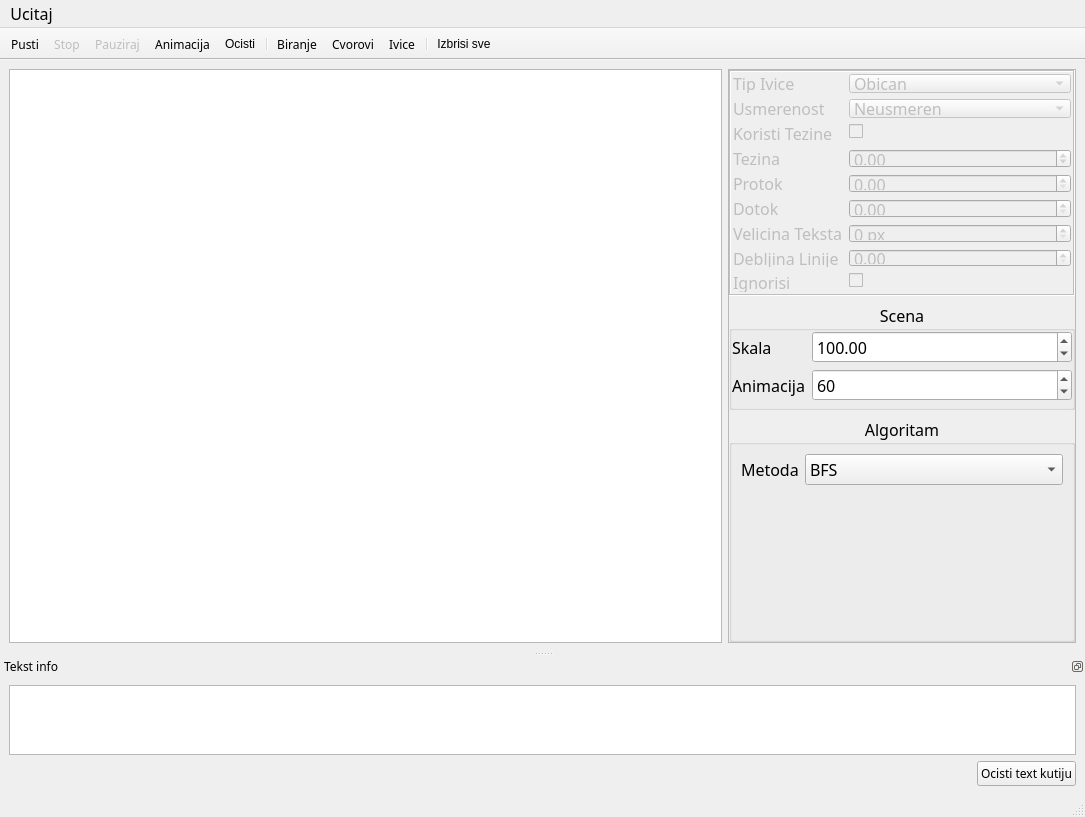
<?xml version="1.0" encoding="UTF-8"?>
<ui version="4.0">
 <class>MainWindow</class>
 <widget class="QMainWindow" name="MainWindow">
  <property name="geometry">
   <rect>
    <x>0</x>
    <y>0</y>
    <width>1085</width>
    <height>817</height>
   </rect>
  </property>
  <property name="minimumSize">
   <size>
    <width>0</width>
    <height>60</height>
   </size>
  </property>
  <property name="windowTitle">
   <string>Graphicar</string>
  </property>
  <property name="windowIcon">
   <iconset resource="Resorsi.qrc">
    <normaloff>:/res/bitmap.png</normaloff>:/res/bitmap.png</iconset>
  </property>
  <property name="iconSize">
   <size>
    <width>256</width>
    <height>256</height>
   </size>
  </property>
  <property name="tabShape">
   <enum>QTabWidget::Rounded</enum>
  </property>
  <widget class="QWidget" name="centralwidget">
   <layout class="QHBoxLayout" name="horizontalLayout_2">
    <item>
     <layout class="QHBoxLayout" name="horizontalLayout">
      <item>
       <layout class="QGridLayout" name="gridLayout"/>
      </item>
      <item>
       <widget class="QGraphicsView" name="graphicsView">
        <property name="font">
         <font>
          <family>Bahnschrift</family>
          <pointsize>12</pointsize>
         </font>
        </property>
        <property name="mouseTracking">
         <bool>true</bool>
        </property>
        <property name="backgroundBrush">
         <brush brushstyle="VerPattern">
          <color alpha="30">
           <red>125</red>
           <green>171</green>
           <blue>200</blue>
          </color>
         </brush>
        </property>
        <property name="foregroundBrush">
         <brush brushstyle="HorPattern">
          <color alpha="30">
           <red>125</red>
           <green>171</green>
           <blue>200</blue>
          </color>
         </brush>
        </property>
        <property name="renderHints">
         <set>QPainter::Antialiasing|QPainter::LosslessImageRendering|QPainter::SmoothPixmapTransform|QPainter::TextAntialiasing</set>
        </property>
        <property name="dragMode">
         <enum>QGraphicsView::NoDrag</enum>
        </property>
       </widget>
      </item>
      <item>
       <widget class="QFrame" name="frame">
        <property name="sizePolicy">
         <sizepolicy hsizetype="Fixed" vsizetype="Expanding">
          <horstretch>0</horstretch>
          <verstretch>0</verstretch>
         </sizepolicy>
        </property>
        <property name="minimumSize">
         <size>
          <width>150</width>
          <height>0</height>
         </size>
        </property>
        <property name="font">
         <font>
          <family>Bahnschrift</family>
          <pointsize>12</pointsize>
         </font>
        </property>
        <property name="frameShape">
         <enum>QFrame::StyledPanel</enum>
        </property>
        <property name="frameShadow">
         <enum>QFrame::Raised</enum>
        </property>
        <layout class="QVBoxLayout" name="verticalLayout_2">
         <property name="leftMargin">
          <number>0</number>
         </property>
         <property name="topMargin">
          <number>0</number>
         </property>
         <property name="rightMargin">
          <number>0</number>
         </property>
         <property name="bottomMargin">
          <number>0</number>
         </property>
         <item>
          <widget class="QStackedWidget" name="stackedWidget_2">
           <property name="enabled">
            <bool>false</bool>
           </property>
           <property name="frameShape">
            <enum>QFrame::Box</enum>
           </property>
           <property name="frameShadow">
            <enum>QFrame::Sunken</enum>
           </property>
           <property name="midLineWidth">
            <number>0</number>
           </property>
           <property name="currentIndex">
            <number>1</number>
           </property>
           <widget class="QWidget" name="page">
            <layout class="QFormLayout" name="formLayout_2">
             <property name="leftMargin">
              <number>2</number>
             </property>
             <property name="topMargin">
              <number>2</number>
             </property>
             <property name="rightMargin">
              <number>2</number>
             </property>
             <property name="bottomMargin">
              <number>0</number>
             </property>
             <item row="0" column="0" colspan="2">
              <layout class="QFormLayout" name="formLayout">
               <property name="verticalSpacing">
                <number>10</number>
               </property>
               <item row="0" column="0">
                <widget class="QLabel" name="nazivCvoraLabel">
                 <property name="text">
                  <string>Naziv Cvora</string>
                 </property>
                </widget>
               </item>
               <item row="0" column="1">
                <widget class="QLineEdit" name="nazivCvoraLineEdit"/>
               </item>
               <item row="1" column="0">
                <widget class="QLabel" name="indeksCvoraLabel">
                 <property name="text">
                  <string>Indeks Cvora</string>
                 </property>
                </widget>
               </item>
               <item row="1" column="1">
                <widget class="QLineEdit" name="indeksCvoraLineEdit">
                 <property name="readOnly">
                  <bool>true</bool>
                 </property>
                </widget>
               </item>
               <item row="2" column="0">
                <widget class="QLabel" name="velicinaTekstaLabel">
                 <property name="text">
                  <string>Velicina teksta</string>
                 </property>
                </widget>
               </item>
               <item row="2" column="1">
                <widget class="QSpinBox" name="velicinaTekstaSpinBox">
                 <property name="suffix">
                  <string> ms</string>
                 </property>
                </widget>
               </item>
               <item row="3" column="0">
                <widget class="QLabel" name="debljinaPrstenaLabel">
                 <property name="text">
                  <string>Debljina Prstena</string>
                 </property>
                </widget>
               </item>
               <item row="3" column="1">
                <widget class="QDoubleSpinBox" name="debljinaPrstenaDoubleSpinBox"/>
               </item>
               <item row="4" column="0">
                <widget class="QLabel" name="velicinaCvoraLabel">
                 <property name="text">
                  <string>Velicina Cvora</string>
                 </property>
                </widget>
               </item>
               <item row="4" column="1">
                <widget class="QDoubleSpinBox" name="velicinaCvoraDoubleSpinBox"/>
               </item>
               <item row="5" column="0">
                <widget class="QLabel" name="ignorisiLabel">
                 <property name="text">
                  <string>Ignorisi</string>
                 </property>
                </widget>
               </item>
               <item row="5" column="1">
                <widget class="QCheckBox" name="ignorisiCheckBox"/>
               </item>
              </layout>
             </item>
            </layout>
           </widget>
           <widget class="QWidget" name="page_2">
            <layout class="QFormLayout" name="formLayout_10">
             <property name="leftMargin">
              <number>2</number>
             </property>
             <property name="topMargin">
              <number>2</number>
             </property>
             <property name="rightMargin">
              <number>2</number>
             </property>
             <property name="bottomMargin">
              <number>2</number>
             </property>
             <item row="0" column="0" colspan="2">
              <layout class="QFormLayout" name="formLayout_9">
               <item row="0" column="0">
                <widget class="QLabel" name="tipIviceLabel">
                 <property name="text">
                  <string>Tip Ivice</string>
                 </property>
                </widget>
               </item>
               <item row="0" column="1">
                <widget class="QComboBox" name="tipIviceComboBox">
                 <item>
                  <property name="text">
                   <string>Obican</string>
                  </property>
                 </item>
                 <item>
                  <property name="text">
                   <string>Protocni</string>
                  </property>
                 </item>
                </widget>
               </item>
               <item row="1" column="0">
                <widget class="QLabel" name="usmerenostLabel">
                 <property name="text">
                  <string>Usmerenost</string>
                 </property>
                </widget>
               </item>
               <item row="1" column="1">
                <widget class="QComboBox" name="usmerenostComboBox">
                 <property name="iconSize">
                  <size>
                   <width>32</width>
                   <height>32</height>
                  </size>
                 </property>
                 <item>
                  <property name="text">
                   <string>Neusmeren</string>
                  </property>
                  <property name="icon">
                   <iconset resource="Resorsi.qrc">
                    <normaloff>:/res/neusmeren.png</normaloff>:/res/neusmeren.png</iconset>
                  </property>
                 </item>
                 <item>
                  <property name="text">
                   <string>prvi</string>
                  </property>
                  <property name="icon">
                   <iconset resource="Resorsi.qrc">
                    <normaloff>:/res/levo.png</normaloff>:/res/levo.png</iconset>
                  </property>
                 </item>
                 <item>
                  <property name="text">
                   <string>drugi</string>
                  </property>
                  <property name="icon">
                   <iconset resource="Resorsi.qrc">
                    <normaloff>:/res/desno.png</normaloff>:/res/desno.png</iconset>
                  </property>
                 </item>
                </widget>
               </item>
               <item row="2" column="0">
                <widget class="QLabel" name="koristiTezineLabel">
                 <property name="text">
                  <string>Koristi Tezine</string>
                 </property>
                </widget>
               </item>
               <item row="2" column="1">
                <widget class="QCheckBox" name="koristiTezineCheckBox"/>
               </item>
               <item row="3" column="0">
                <widget class="QLabel" name="tezinaLabel">
                 <property name="text">
                  <string>Tezina</string>
                 </property>
                </widget>
               </item>
               <item row="3" column="1">
                <widget class="QDoubleSpinBox" name="tezinaDoubleSpinBox">
                 <property name="minimum">
                  <double>-10000.000000000000000</double>
                 </property>
                 <property name="maximum">
                  <double>100000.000000000000000</double>
                 </property>
                </widget>
               </item>
               <item row="4" column="0">
                <widget class="QLabel" name="protokLabel">
                 <property name="text">
                  <string>Protok</string>
                 </property>
                </widget>
               </item>
               <item row="4" column="1">
                <widget class="QDoubleSpinBox" name="protokDoubleSpinBox"/>
               </item>
               <item row="5" column="0">
                <widget class="QLabel" name="dotokLabel">
                 <property name="text">
                  <string>Dotok</string>
                 </property>
                </widget>
               </item>
               <item row="5" column="1">
                <widget class="QDoubleSpinBox" name="dotokDoubleSpinBox"/>
               </item>
               <item row="6" column="0">
                <widget class="QLabel" name="velicinaTekstaLabel_2">
                 <property name="text">
                  <string>Velicina Teksta</string>
                 </property>
                </widget>
               </item>
               <item row="6" column="1">
                <widget class="QSpinBox" name="velicinaTekstaSpinBox_2">
                 <property name="suffix">
                  <string> px</string>
                 </property>
                </widget>
               </item>
               <item row="8" column="0">
                <widget class="QLabel" name="ignorisiLabel_2">
                 <property name="text">
                  <string>Ignorisi</string>
                 </property>
                </widget>
               </item>
               <item row="8" column="1">
                <widget class="QCheckBox" name="ignorisiCheckBox_2"/>
               </item>
               <item row="7" column="0">
                <widget class="QLabel" name="debljinaLinijeLabel">
                 <property name="text">
                  <string>Debljina Linije</string>
                 </property>
                </widget>
               </item>
               <item row="7" column="1">
                <widget class="QDoubleSpinBox" name="debljinaLinijeDoubleSpinBox"/>
               </item>
              </layout>
             </item>
            </layout>
           </widget>
          </widget>
         </item>
         <item>
          <widget class="QGroupBox" name="groupBox_3">
           <property name="sizePolicy">
            <sizepolicy hsizetype="Preferred" vsizetype="Fixed">
             <horstretch>0</horstretch>
             <verstretch>0</verstretch>
            </sizepolicy>
           </property>
           <property name="font">
            <font>
             <family>Bahnschrift</family>
             <pointsize>12</pointsize>
            </font>
           </property>
           <property name="title">
            <string>Scena</string>
           </property>
           <property name="alignment">
            <set>Qt::AlignCenter</set>
           </property>
           <layout class="QFormLayout" name="formLayout_5">
            <property name="leftMargin">
             <number>0</number>
            </property>
            <property name="topMargin">
             <number>0</number>
            </property>
            <property name="rightMargin">
             <number>0</number>
            </property>
            <property name="bottomMargin">
             <number>0</number>
            </property>
            <item row="0" column="0">
             <widget class="QLabel" name="skalaLabel">
              <property name="font">
               <font>
                <family>Bahnschrift</family>
                <pointsize>12</pointsize>
               </font>
              </property>
              <property name="text">
               <string>Skala</string>
              </property>
             </widget>
            </item>
            <item row="0" column="1">
             <widget class="QDoubleSpinBox" name="skalaDoubleSpinBox">
              <property name="font">
               <font>
                <family>Bahnschrift</family>
                <pointsize>12</pointsize>
               </font>
              </property>
              <property name="minimum">
               <double>1.000000000000000</double>
              </property>
              <property name="maximum">
               <double>200.000000000000000</double>
              </property>
              <property name="value">
               <double>100.000000000000000</double>
              </property>
             </widget>
            </item>
            <item row="2" column="0">
             <layout class="QFormLayout" name="formLayout_4"/>
            </item>
            <item row="1" column="0">
             <widget class="QLabel" name="animacijaLabel">
              <property name="text">
               <string>Animacija</string>
              </property>
             </widget>
            </item>
            <item row="1" column="1">
             <widget class="QSpinBox" name="animacijaSpinBox">
              <property name="minimum">
               <number>1</number>
              </property>
              <property name="maximum">
               <number>10000</number>
              </property>
              <property name="value">
               <number>60</number>
              </property>
             </widget>
            </item>
           </layout>
          </widget>
         </item>
         <item>
          <widget class="QGroupBox" name="groupBox_2">
           <property name="font">
            <font>
             <family>Bahnschrift</family>
             <pointsize>12</pointsize>
            </font>
           </property>
           <property name="title">
            <string>Algoritam</string>
           </property>
           <property name="alignment">
            <set>Qt::AlignCenter</set>
           </property>
           <layout class="QFormLayout" name="formLayout_6">
            <item row="2" column="0">
             <layout class="QFormLayout" name="formLayout_3"/>
            </item>
            <item row="0" column="0">
             <widget class="QLabel" name="metodaLabel">
              <property name="text">
               <string>Metoda</string>
              </property>
             </widget>
            </item>
            <item row="0" column="1">
             <widget class="QComboBox" name="metodaComboBox">
              <item>
               <property name="text">
                <string>BFS</string>
               </property>
              </item>
              <item>
               <property name="text">
                <string>DFS</string>
               </property>
              </item>
              <item>
               <property name="text">
                <string>Flery</string>
               </property>
              </item>
              <item>
               <property name="text">
                <string>Kruskal</string>
               </property>
              </item>
              <item>
               <property name="text">
                <string>Dijsktra</string>
               </property>
              </item>
              <item>
               <property name="text">
                <string>Primov</string>
               </property>
              </item>
              <item>
               <property name="text">
                <string>Edmonds</string>
               </property>
              </item>
              <item>
               <property name="text">
                <string>Ford Fulkerson</string>
               </property>
              </item>
              <item>
               <property name="text">
                <string>Edmonds Carp</string>
               </property>
              </item>
             </widget>
            </item>
            <item row="1" column="0" colspan="2">
             <widget class="QStackedWidget" name="stackedWidget">
              <property name="currentIndex">
               <number>6</number>
              </property>
              <widget class="QWidget" name="bfs_stranica">
               <layout class="QFormLayout" name="formLayout_8">
                <property name="leftMargin">
                 <number>0</number>
                </property>
                <property name="rightMargin">
                 <number>0</number>
                </property>
                <item row="0" column="0">
                 <layout class="QFormLayout" name="formLayout_7">
                  <property name="horizontalSpacing">
                   <number>30</number>
                  </property>
                  <item row="0" column="0">
                   <widget class="QLabel" name="pocetniCvorLabel">
                    <property name="text">
                     <string>Pocetni Cvor</string>
                    </property>
                   </widget>
                  </item>
                  <item row="0" column="1">
                   <widget class="QLineEdit" name="pocetniCvorLineEdit">
                    <property name="readOnly">
                     <bool>true</bool>
                    </property>
                   </widget>
                  </item>
                  <item row="1" column="0">
                   <widget class="QLabel" name="pisiNivoeLabel">
                    <property name="text">
                     <string>pisi nivoe</string>
                    </property>
                   </widget>
                  </item>
                  <item row="1" column="1">
                   <widget class="QCheckBox" name="pisiNivoeCheckBox"/>
                  </item>
                 </layout>
                </item>
               </layout>
              </widget>
              <widget class="QWidget" name="dfs_stranica">
               <layout class="QFormLayout" name="formLayout_12">
                <property name="leftMargin">
                 <number>0</number>
                </property>
                <property name="rightMargin">
                 <number>0</number>
                </property>
                <item row="0" column="0" colspan="2">
                 <layout class="QFormLayout" name="formLayout_11">
                  <item row="0" column="0">
                   <widget class="QLabel" name="pocetniCvorLabel_2">
                    <property name="text">
                     <string>Pocetni Cvor</string>
                    </property>
                   </widget>
                  </item>
                  <item row="0" column="1">
                   <widget class="QLineEdit" name="pocetniCvorLineEdit_2">
                    <property name="readOnly">
                     <bool>true</bool>
                    </property>
                   </widget>
                  </item>
                 </layout>
                </item>
               </layout>
              </widget>
              <widget class="QWidget" name="page_3">
               <layout class="QFormLayout" name="formLayout_14">
                <property name="leftMargin">
                 <number>0</number>
                </property>
                <property name="rightMargin">
                 <number>0</number>
                </property>
                <item row="0" column="0" colspan="2">
                 <layout class="QFormLayout" name="formLayout_13">
                  <property name="verticalSpacing">
                   <number>10</number>
                  </property>
                  <item row="0" column="0">
                   <widget class="QLabel" name="pocetniCvorLabel_3">
                    <property name="text">
                     <string>Pocetni Cvor</string>
                    </property>
                   </widget>
                  </item>
                  <item row="0" column="1">
                   <widget class="QLineEdit" name="pocetniCvorLineEdit_3">
                    <property name="readOnly">
                     <bool>true</bool>
                    </property>
                   </widget>
                  </item>
                  <item row="1" column="0">
                   <widget class="QLabel" name="obeleziMostoveLabel">
                    <property name="text">
                     <string>Obelezi mostove</string>
                    </property>
                   </widget>
                  </item>
                  <item row="1" column="1">
                   <widget class="QCheckBox" name="obeleziMostoveCheckBox"/>
                  </item>
                  <item row="2" column="0">
                   <widget class="QLabel" name="obeleziStepeneLabel">
                    <property name="text">
                     <string>Obelezi stepene</string>
                    </property>
                   </widget>
                  </item>
                  <item row="2" column="1">
                   <widget class="QCheckBox" name="obeleziStepeneCheckBox"/>
                  </item>
                  <item row="3" column="0">
                   <widget class="QLabel" name="labelirajIviceLabel">
                    <property name="text">
                     <string>labeliraj ivice</string>
                    </property>
                   </widget>
                  </item>
                  <item row="3" column="1">
                   <widget class="QCheckBox" name="labelirajIviceCheckBox"/>
                  </item>
                 </layout>
                </item>
               </layout>
              </widget>
              <widget class="QWidget" name="page_4">
               <layout class="QFormLayout" name="formLayout_16">
                <item row="0" column="0" colspan="2">
                 <layout class="QFormLayout" name="formLayout_15">
                  <item row="0" column="0">
                   <widget class="QLabel" name="labelirajCvoroveLabel">
                    <property name="text">
                     <string>Labeliraj Cvorove</string>
                    </property>
                   </widget>
                  </item>
                  <item row="0" column="1">
                   <widget class="QCheckBox" name="labelirajCvoroveCheckBox"/>
                  </item>
                  <item row="1" column="0">
                   <widget class="QLabel" name="labelirajIviceLabel_2">
                    <property name="text">
                     <string>Labeliraj ivice</string>
                    </property>
                   </widget>
                  </item>
                  <item row="1" column="1">
                   <widget class="QCheckBox" name="labelirajIviceCheckBox_2"/>
                  </item>
                 </layout>
                </item>
               </layout>
              </widget>
              <widget class="QWidget" name="page_5">
               <layout class="QFormLayout" name="formLayout_18">
                <item row="0" column="0" colspan="2">
                 <layout class="QFormLayout" name="formLayout_17">
                  <item row="0" column="0">
                   <widget class="QLabel" name="pocetniCvorLabel_4">
                    <property name="text">
                     <string>Pocetni Cvor</string>
                    </property>
                   </widget>
                  </item>
                  <item row="0" column="1">
                   <widget class="QComboBox" name="pocetniCvorComboBox"/>
                  </item>
                  <item row="1" column="0">
                   <widget class="QLabel" name="ciljniCvorLabel">
                    <property name="text">
                     <string>Ciljni Cvor</string>
                    </property>
                   </widget>
                  </item>
                  <item row="1" column="1">
                   <widget class="QComboBox" name="ciljniCvorComboBox"/>
                  </item>
                  <item row="2" column="0">
                   <widget class="QLabel" name="obidjiCeoGrafLabel">
                    <property name="text">
                     <string>Obidji ceo graf</string>
                    </property>
                   </widget>
                  </item>
                  <item row="2" column="1">
                   <widget class="QCheckBox" name="obidjiCeoGrafCheckBox"/>
                  </item>
                  <item row="3" column="0">
                   <widget class="QLabel" name="labelirajCvoroveDistancomLabel">
                    <property name="text">
                     <string>Labeliraj Cvorove distancom</string>
                    </property>
                   </widget>
                  </item>
                  <item row="3" column="1">
                   <widget class="QCheckBox" name="labelirajCvoroveDistancomCheckBox"/>
                  </item>
                 </layout>
                </item>
               </layout>
              </widget>
              <widget class="QWidget" name="page_6">
               <layout class="QFormLayout" name="formLayout_20">
                <item row="0" column="0" colspan="2">
                 <layout class="QFormLayout" name="formLayout_19">
                  <item row="0" column="0">
                   <widget class="QLabel" name="pocetniCvorLabel_5">
                    <property name="text">
                     <string>Pocetni Cvor</string>
                    </property>
                   </widget>
                  </item>
                  <item row="0" column="1">
                   <widget class="QComboBox" name="pocetniCvorComboBox_2"/>
                  </item>
                  <item row="1" column="0">
                   <widget class="QLabel" name="labelirajDistanceLabel">
                    <property name="text">
                     <string>Labeliraj Distance</string>
                    </property>
                   </widget>
                  </item>
                  <item row="1" column="1">
                   <widget class="QCheckBox" name="labelirajDistanceCheckBox"/>
                  </item>
                 </layout>
                </item>
               </layout>
              </widget>
              <widget class="QWidget" name="page_9">
               <layout class="QFormLayout" name="formLayout_26">
                <item row="0" column="0">
                 <layout class="QFormLayout" name="formLayout_25"/>
                </item>
               </layout>
              </widget>
              <widget class="QWidget" name="page_7">
               <layout class="QFormLayout" name="formLayout_24">
                <item row="0" column="0">
                 <layout class="QFormLayout" name="formLayout_23">
                  <item row="0" column="0">
                   <widget class="QLabel" name="tekucLabel">
                    <property name="text">
                     <string>Tekuc</string>
                    </property>
                   </widget>
                  </item>
                  <item row="0" column="1">
                   <widget class="QLineEdit" name="tekucLineEdit"/>
                  </item>
                 </layout>
                </item>
               </layout>
              </widget>
              <widget class="QWidget" name="page_8">
               <layout class="QFormLayout" name="formLayout_22">
                <item row="0" column="0" colspan="2">
                 <layout class="QFormLayout" name="formLayout_21">
                  <item row="0" column="0">
                   <widget class="QLabel" name="izvorLabel">
                    <property name="text">
                     <string>Izvor</string>
                    </property>
                   </widget>
                  </item>
                  <item row="0" column="1">
                   <widget class="QComboBox" name="izvorComboBox"/>
                  </item>
                  <item row="1" column="0">
                   <widget class="QLabel" name="ponorLabel">
                    <property name="text">
                     <string>Ponor</string>
                    </property>
                   </widget>
                  </item>
                  <item row="1" column="1">
                   <widget class="QComboBox" name="ponorComboBox"/>
                  </item>
                 </layout>
                </item>
               </layout>
              </widget>
             </widget>
            </item>
           </layout>
          </widget>
         </item>
        </layout>
       </widget>
      </item>
     </layout>
    </item>
   </layout>
  </widget>
  <widget class="QMenuBar" name="menubar">
   <property name="geometry">
    <rect>
     <x>0</x>
     <y>0</y>
     <width>1085</width>
     <height>24</height>
    </rect>
   </property>
   <property name="font">
    <font>
     <family>Bahnschrift</family>
     <pointsize>12</pointsize>
     <italic>false</italic>
    </font>
   </property>
   <property name="defaultUp">
    <bool>false</bool>
   </property>
   <property name="nativeMenuBar">
    <bool>true</bool>
   </property>
   <widget class="QMenu" name="menuUcitaj">
    <property name="sizePolicy">
     <sizepolicy hsizetype="Preferred" vsizetype="Preferred">
      <horstretch>0</horstretch>
      <verstretch>0</verstretch>
     </sizepolicy>
    </property>
    <property name="minimumSize">
     <size>
      <width>156</width>
      <height>0</height>
     </size>
    </property>
    <property name="font">
     <font>
      <family>Bahnschrift</family>
      <pointsize>15</pointsize>
      <italic>false</italic>
     </font>
    </property>
    <property name="layoutDirection">
     <enum>Qt::LeftToRight</enum>
    </property>
    <property name="tearOffEnabled">
     <bool>false</bool>
    </property>
    <property name="title">
     <string>Ucitaj</string>
    </property>
    <property name="separatorsCollapsible">
     <bool>false</bool>
    </property>
    <addaction name="actionMatricu"/>
    <addaction name="actionListu_povezanosti"/>
   </widget>
   <addaction name="menuUcitaj"/>
  </widget>
  <widget class="QStatusBar" name="statusbar"/>
  <widget class="QToolBar" name="toolBar">
   <property name="enabled">
    <bool>true</bool>
   </property>
   <property name="windowTitle">
    <string>toolBar</string>
   </property>
   <property name="movable">
    <bool>false</bool>
   </property>
   <property name="allowedAreas">
    <set>Qt::TopToolBarArea</set>
   </property>
   <property name="iconSize">
    <size>
     <width>50</width>
     <height>50</height>
    </size>
   </property>
   <property name="toolButtonStyle">
    <enum>Qt::ToolButtonTextUnderIcon</enum>
   </property>
   <property name="floatable">
    <bool>false</bool>
   </property>
   <attribute name="toolBarArea">
    <enum>TopToolBarArea</enum>
   </attribute>
   <attribute name="toolBarBreak">
    <bool>false</bool>
   </attribute>
   <addaction name="actionPusti"/>
   <addaction name="actionStop"/>
   <addaction name="actionPauziraj"/>
   <addaction name="actionAnimacija"/>
   <addaction name="actionOcisti"/>
   <addaction name="separator"/>
   <addaction name="actionBiranje"/>
   <addaction name="actionCvorovi"/>
   <addaction name="actionIvice"/>
   <addaction name="separator"/>
   <addaction name="actionIzbrisi"/>
  </widget>
  <widget class="QDockWidget" name="dockWidget">
   <property name="font">
    <font>
     <family>Bahnschrift</family>
    </font>
   </property>
   <property name="features">
    <set>QDockWidget::DockWidgetFloatable|QDockWidget::DockWidgetMovable</set>
   </property>
   <property name="windowTitle">
    <string>Tekst info</string>
   </property>
   <attribute name="dockWidgetArea">
    <number>8</number>
   </attribute>
   <widget class="QWidget" name="dockWidgetContents">
    <layout class="QVBoxLayout" name="verticalLayout_3">
     <item>
      <layout class="QVBoxLayout" name="verticalLayout">
       <item>
        <widget class="QTextBrowser" name="textBrowser">
         <property name="font">
          <font>
           <family>Bahnschrift</family>
           <pointsize>12</pointsize>
          </font>
         </property>
        </widget>
       </item>
       <item>
        <layout class="QHBoxLayout" name="horizontalLayout_3">
         <item>
          <spacer name="horizontalSpacer">
           <property name="orientation">
            <enum>Qt::Horizontal</enum>
           </property>
           <property name="sizeHint" stdset="0">
            <size>
             <width>40</width>
             <height>20</height>
            </size>
           </property>
          </spacer>
         </item>
         <item>
          <widget class="QPushButton" name="pushButton">
           <property name="text">
            <string>Ocisti text kutiju</string>
           </property>
          </widget>
         </item>
        </layout>
       </item>
      </layout>
     </item>
    </layout>
   </widget>
  </widget>
  <action name="actionPusti">
   <property name="icon">
    <iconset resource="Resorsi.qrc">
     <normaloff>:/res/play.jpg</normaloff>:/res/play.jpg</iconset>
   </property>
   <property name="text">
    <string>Pusti</string>
   </property>
   <property name="toolTip">
    <string>Pusti algoritam da radi</string>
   </property>
   <property name="font">
    <font>
     <family>Bahnschrift</family>
    </font>
   </property>
  </action>
  <action name="actionStop">
   <property name="enabled">
    <bool>false</bool>
   </property>
   <property name="icon">
    <iconset resource="Resorsi.qrc">
     <normaloff>:/res/stop.png</normaloff>:/res/stop.png</iconset>
   </property>
   <property name="text">
    <string>Stop</string>
   </property>
   <property name="toolTip">
    <string>Prekini trenutno izvrsavanje algoritma</string>
   </property>
   <property name="font">
    <font>
     <family>Bahnschrift</family>
    </font>
   </property>
  </action>
  <action name="actionPauziraj">
   <property name="enabled">
    <bool>false</bool>
   </property>
   <property name="icon">
    <iconset resource="Resorsi.qrc">
     <normaloff>:/res/pause.png</normaloff>:/res/pause.png</iconset>
   </property>
   <property name="text">
    <string>Pauziraj</string>
   </property>
   <property name="toolTip">
    <string>Pauziraj izvrsavanje trenutnog algoritma</string>
   </property>
   <property name="font">
    <font>
     <family>Bahnschrift</family>
    </font>
   </property>
  </action>
  <action name="actionAnimacija">
   <property name="icon">
    <iconset resource="Resorsi.qrc">
     <normaloff>:/res/animacija.png</normaloff>:/res/animacija.png</iconset>
   </property>
   <property name="text">
    <string>Animacija</string>
   </property>
   <property name="toolTip">
    <string>Pusti Animaciju za algoritam</string>
   </property>
   <property name="font">
    <font>
     <family>Bahnschrift</family>
    </font>
   </property>
  </action>
  <action name="actionBiranje">
   <property name="checkable">
    <bool>true</bool>
   </property>
   <property name="icon">
    <iconset resource="Resorsi.qrc">
     <normaloff>:/res/select.png</normaloff>:/res/select.png</iconset>
   </property>
   <property name="text">
    <string>Biranje</string>
   </property>
   <property name="toolTip">
    <string>Normalan rezim rada misa</string>
   </property>
   <property name="font">
    <font>
     <family>Bahnschrift</family>
    </font>
   </property>
  </action>
  <action name="actionIvice">
   <property name="checkable">
    <bool>true</bool>
   </property>
   <property name="icon">
    <iconset resource="Resorsi.qrc">
     <normaloff>:/res/ivice.png</normaloff>:/res/ivice.png</iconset>
   </property>
   <property name="text">
    <string>Ivice</string>
   </property>
   <property name="toolTip">
    <string>Dodaj ivice u grafu</string>
   </property>
   <property name="font">
    <font>
     <family>Bahnschrift</family>
    </font>
   </property>
  </action>
  <action name="actionCvorovi">
   <property name="checkable">
    <bool>true</bool>
   </property>
   <property name="icon">
    <iconset resource="Resorsi.qrc">
     <normaloff>:/res/cvorovi.png</normaloff>:/res/cvorovi.png</iconset>
   </property>
   <property name="text">
    <string>Cvorovi</string>
   </property>
   <property name="toolTip">
    <string>Dodaj cvorove u graf</string>
   </property>
   <property name="font">
    <font>
     <family>Bahnschrift</family>
    </font>
   </property>
  </action>
  <action name="actionMatricu">
   <property name="icon">
    <iconset resource="Resorsi.qrc">
     <normaloff>:/res/matrix.png</normaloff>:/res/matrix.png</iconset>
   </property>
   <property name="text">
    <string>Matricu</string>
   </property>
   <property name="font">
    <font>
     <family>Bahnschrift</family>
     <pointsize>12</pointsize>
    </font>
   </property>
  </action>
  <action name="actionListu_povezanosti">
   <property name="icon">
    <iconset resource="Resorsi.qrc">
     <normaloff>:/res/list.png</normaloff>:/res/list.png</iconset>
   </property>
   <property name="text">
    <string>Listu povezanosti</string>
   </property>
   <property name="font">
    <font>
     <family>Bahnschrift</family>
     <pointsize>12</pointsize>
    </font>
   </property>
  </action>
  <action name="actionIzbrisi">
   <property name="enabled">
    <bool>true</bool>
   </property>
   <property name="icon">
    <iconset resource="Resorsi.qrc">
     <normaloff>:/res/delete.png</normaloff>:/res/delete.png</iconset>
   </property>
   <property name="text">
    <string>Izbrisi sve</string>
   </property>
   <property name="toolTip">
    <string>Izbrisi trenutno izabran objekat</string>
   </property>
  </action>
  <action name="actionOcisti">
   <property name="icon">
    <iconset resource="Resorsi.qrc">
     <normaloff>:/res/ocisti.png</normaloff>:/res/ocisti.png</iconset>
   </property>
   <property name="text">
    <string>Ocisti</string>
   </property>
   <property name="toolTip">
    <string>Ocisti scenu od animacija</string>
   </property>
  </action>
 </widget>
 <resources>
  <include location="Resorsi.qrc"/>
 </resources>
 <connections/>
</ui>
